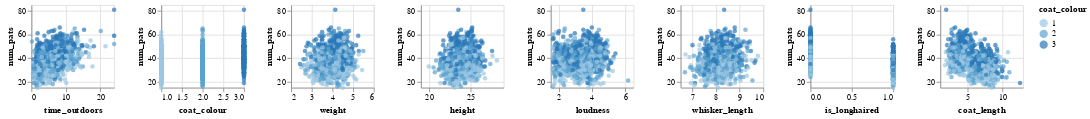

Notebook cell for this chart:
### Code cell
alt.Chart(cat_df).mark_circle().encode(
    alt.X(alt.repeat("column"), type='quantitative', scale=alt.Scale(zero=False)),
    alt.Y(alt.repeat("row"), type='quantitative', scale=alt.Scale(zero=False)),
    color = "coat_colour:O"
).properties(
    width=100,
    height=100
).repeat(
    row=["num_pats"],
    column=predictor_names
)

### Figure 1 — Vega-Lite specification as saved in the notebook (floating-point values rounded to 4 significant figures; data arrays with more than 128 entries replaced by an {"elided": "..."} marker saying what was removed)
{"config": {"view": {"continuousWidth": 400, "continuousHeight": 300}}, "repeat": {"column": ["time_outdoors", "coat_colour", "weight", "height", "loudness", "whisker_length", "is_longhaired", "coat_length"], "row": ["num_pats"]}, "spec": {"data": {"name": "data-d0e20251f5683e7e495b090ef05f5153"}, "mark": "circle", "encoding": {"color": {"type": "ordinal", "field": "coat_colour"}, "x": {"type": "quantitative", "field": {"repeat": "column"}, "scale": {"zero": false}}, "y": {"type": "quantitative", "field": {"repeat": "row"}, "scale": {"zero": false}}}, "height": 100, "width": 100}, "$schema": "https://vega.github.io/schema/vega-lite/v4.8.1.json", "datasets": {"data-d0e20251f5683e7e495b090ef05f5153": {"elided": "1000 records"}}}
